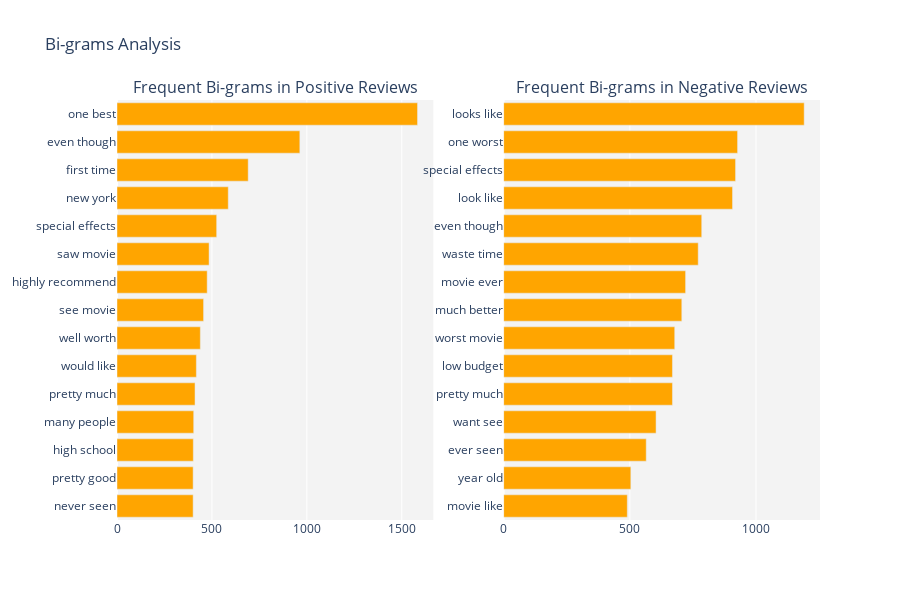
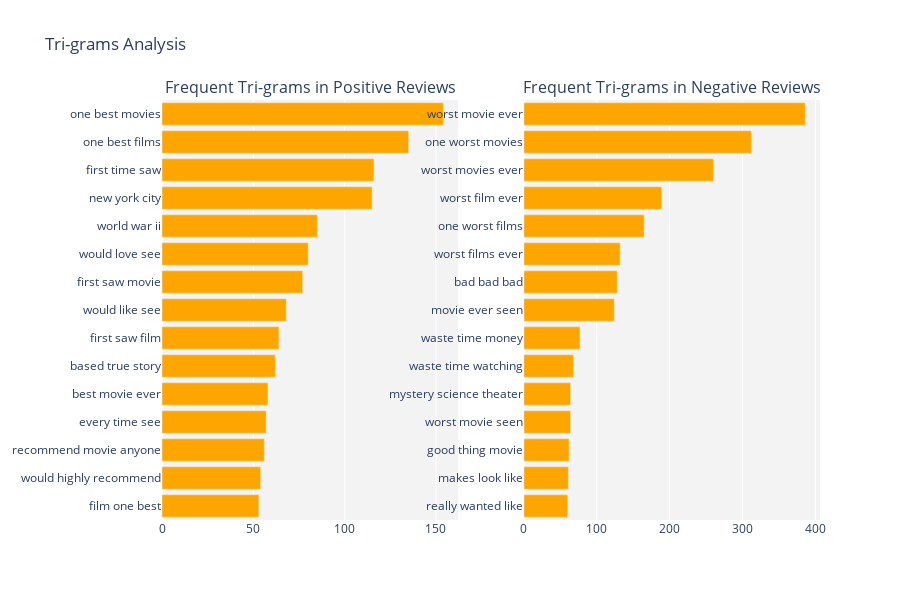

Source (notebook cell) for these figures, in order:
### Markdown cell above
make the gram statistic to plot the cleaned data and

### Code cell
positive_review_words = cleaned_corpus


bi_gram_limit = 15
tri_gram_limit = 15
penta_gram_limit = 15


# Bi-gram analysis
print("Bi-gram analysis")
freq_positive_reviews_bi = create_ngram_frequency_dict(positive_review_word, 2, limit=bi_gram_limit)
freq_negative_reviews_bi = create_ngram_frequency_dict(negative_review_word, 2, limit=bi_gram_limit)
plot_ngrams(freq_positive_reviews_bi, freq_negative_reviews_bi, "Bi-grams")

# Tri-gram analysis
print("Tri-gram analysis")
freq_positive_reviews_tri = create_ngram_frequency_dict(positive_review_word, 3, limit=tri_gram_limit)
freq_negative_reviews_tri = create_ngram_frequency_dict(negative_review_word, 3, limit=tri_gram_limit)
plot_ngrams(freq_positive_reviews_tri, freq_negative_reviews_tri, "Tri-grams")

### Figure 1 — Plotly figure (JSON) as saved in the notebook; plotly's stock layout.template omitted (floating-point values rounded to 4 significant figures)
{"data": [{"marker": {"color": "orange"}, "orientation": "h", "type": "bar", "x": [401, 401, 402, 404, 411, 418, 439, 456, 475, 485, 525, 586, 691, 963, 1583], "xaxis": "x", "y": ["never seen", "pretty good", "high school", "many people", "pretty much", "would like", "well worth", "see movie", "highly recommend", "saw movie", "special effects", "new york", "first time", "even though", "one best"], "yaxis": "y"}, {"marker": {"color": "orange"}, "orientation": "h", "type": "bar", "x": [490, 504, 565, 604, 669, 669, 678, 706, 721, 771, 785, 907, 919, 927, 1191], "xaxis": "x2", "y": ["movie like", "year old", "ever seen", "want see", "pretty much", "low budget", "worst movie", "much better", "movie ever", "waste time", "even though", "look like", "special effects", "one worst", "looks like"], "yaxis": "y2"}], "layout": {"annotations": [{"font": {"size": 16}, "showarrow": false, "text": "Frequent Bi-grams in Positive Reviews", "x": 0.225, "xanchor": "center", "xref": "paper", "y": 1, "yanchor": "bottom", "yref": "paper"}, {"font": {"size": 16}, "showarrow": false, "text": "Frequent Bi-grams in Negative Reviews", "x": 0.775, "xanchor": "center", "xref": "paper", "y": 1, "yanchor": "bottom", "yref": "paper"}], "height": 600, "plot_bgcolor": "rgb(243, 243, 243)", "showlegend": false, "title": {"text": "Bi-grams Analysis"}, "width": 900, "xaxis": {"anchor": "y", "autorange": true, "domain": [0, 0.45], "range": [0, 1666.0], "type": "linear"}, "xaxis2": {"anchor": "y2", "autorange": true, "domain": [0.55, 1], "range": [0, 1254.0], "type": "linear"}, "yaxis": {"anchor": "x", "autorange": true, "domain": [0, 1], "range": [-0.5, 14.5], "type": "category"}, "yaxis2": {"anchor": "x2", "autorange": true, "domain": [0, 1], "range": [-0.5, 14.5], "type": "category"}}}

### Figure 2 — Plotly figure (JSON) as saved in the notebook; plotly's stock layout.template omitted (floating-point values rounded to 4 significant figures)
{"data": [{"marker": {"color": "orange"}, "orientation": "h", "type": "bar", "x": [53, 54, 56, 57, 58, 62, 64, 68, 77, 80, 85, 115, 116, 135, 154], "xaxis": "x", "y": ["film one best", "would highly recommend", "recommend movie anyone", "every time see", "best movie ever", "based true story", "first saw film", "would like see", "first saw movie", "would love see", "world war ii", "new york city", "first time saw", "one best films", "one best movies"], "yaxis": "y"}, {"marker": {"color": "orange"}, "orientation": "h", "type": "bar", "x": [60, 61, 62, 64, 64, 68, 77, 124, 128, 132, 165, 189, 260, 312, 386], "xaxis": "x2", "y": ["really wanted like", "makes look like", "good thing movie", "worst movie seen", "mystery science theater", "waste time watching", "waste time money", "movie ever seen", "bad bad bad", "worst films ever", "one worst films", "worst film ever", "worst movies ever", "one worst movies", "worst movie ever"], "yaxis": "y2"}], "layout": {"annotations": [{"font": {"size": 16}, "showarrow": false, "text": "Frequent Tri-grams in Positive Reviews", "x": 0.225, "xanchor": "center", "xref": "paper", "y": 1, "yanchor": "bottom", "yref": "paper"}, {"font": {"size": 16}, "showarrow": false, "text": "Frequent Tri-grams in Negative Reviews", "x": 0.775, "xanchor": "center", "xref": "paper", "y": 1, "yanchor": "bottom", "yref": "paper"}], "height": 600, "plot_bgcolor": "rgb(243, 243, 243)", "showlegend": false, "title": {"text": "Tri-grams Analysis"}, "width": 900, "xaxis": {"anchor": "y", "autorange": true, "domain": [0, 0.45], "range": [0, 162.1], "type": "linear"}, "xaxis2": {"anchor": "y2", "autorange": true, "domain": [0.55, 1], "range": [0, 406.3], "type": "linear"}, "yaxis": {"anchor": "x", "autorange": true, "domain": [0, 1], "range": [-0.5, 14.5], "type": "category"}, "yaxis2": {"anchor": "x2", "autorange": true, "domain": [0, 1], "range": [-0.5, 14.5], "type": "category"}}}
